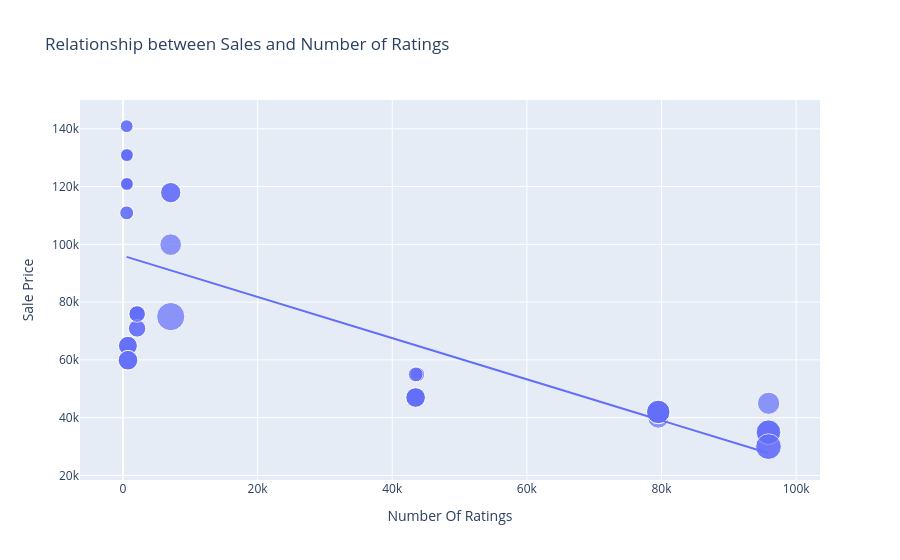

The notebook cell saved with this chart:
### Code cell
import plotly.express as px

figure = px.scatter(
    data_frame=data,
    x="Number Of Ratings",
    y="Sale Price",
    size="Discount Percentage",
    trendline="ols",
    title="Relationship between Sales and Number of Ratings"
)

figure.show()
